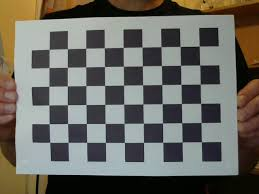
#> input picture ChessBoard_3.jpg, 259 x 194 px, found by its file name
$ jupyter execute TEMP_Undistortion.ipynb
#> lines starting #> are read from the running program, lines starting #| are printed output that depends on the picture
<a href="https://colab.research.google.com/github/mckang6113875/AP_Test_OPEN/blob/main/TEMP_Undistortion.ipynb" target="_parent"></a>

# Chess Board_Correction

[cell 1]
import cv2
import matplotlib.pyplot as plt
image = cv2.imread('/content/AP_Test_OPEN/ChessBoard_3.jpg')
#> image is the input picture: shape (194, 259, 3); mean B, G, R 98.1, 105, 106.2

image = cv2.cvtColor(image, cv2.COLOR_BGR2RGB)

fig = plt.figure(figsize=(25, 10))
plt.imshow(image)
plt.grid(color='white', linestyle='--', linewidth=2)

print(image.shape)
#| (194, 259, 3)

[cell 2]
import numpy as np
import cv2

criteria = (cv2.TERM_CRITERIA_EPS + cv2.TERM_CRITERIA_MAX_ITER, 30, 0.001)
wc = 9
hc = 6

objp = np.zeros((wc*hc,3), np.float32)
objp[:, :2] = np.mgrid[0:wc, 0:hc].T.reshape(-1,2)

objpoints = []
imgpoints = []

_img = cv2.resize(image, dsize = (640, 480), interpolation = cv2.INTER_AREA)
gray = cv2.cvtColor(_img, cv2.COLOR_BGR2GRAY)
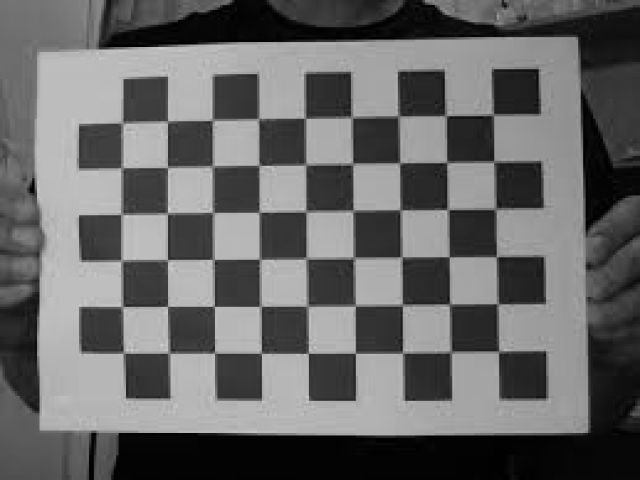
#> gray: shape (480, 640); min 0, max 209, mean 103

ret, corners = cv2.findChessboardCorners(gray, (wc, hc), None)
#> ret = True; corners = 54 rows, first 8: [498.7, 350.8], [452.8, 352.1], [402.3, 353.2], [355.4, 353.4], [308.4, 353.3], [261.4, 353.3], [214.4, 353], [169, 353.6]
print(ret)
#| True

if ret == True:
  objpoints.append(objp)
  corners2 = cv2.cornerSubPix(gray, corners, (10,10), (-1, -1), criteria)
#> corners2 = 54 rows, first 8: [498.7, 351.3], [451.1, 351.8], [402.6, 352.9], [355.4, 353.3], [308.4, 353.2], [261.4, 353.2], [214.5, 353.1], [169, 353]
  imgpoints.append(corners2)

  img = cv2.drawChessboardCorners(_img, (wc, hc), corners2, ret)
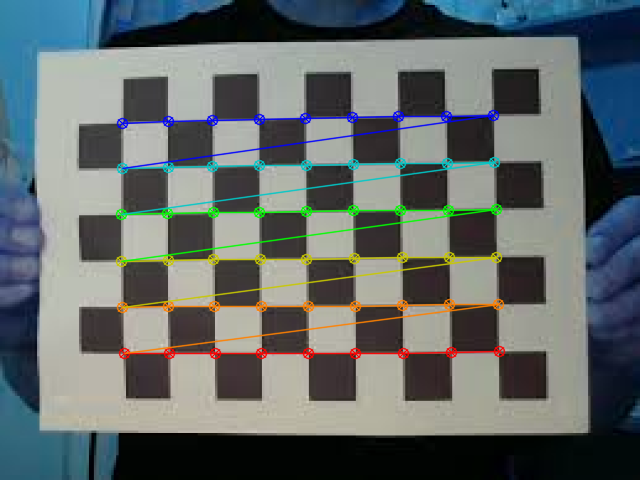
#> img: shape (480, 640, 3); mean of channels 0, 1, 2 105.4, 105.6, 97.9; drawn as B, G, R

  ret, mtx, dist, rvecs, tvecs = cv2.calibrateCamera(objpoints, imgpoints, gray.shape[::-1], None, None)
#> ret = 0.435; mtx = [[493.3, 0, 319.6], [0, 493, 203.7], [0, 0, 1]]; dist = [[-0.128, 0.75, 0.000676, 0.00385, -1.91]]; rvecs = ([0.0367, 0.049, 3.13],); tvecs = ([3.75, 3.1, 10.27],)
  h, w = img.shape[:2]
#> h = 480; w = 640
  newcameramtx, roi = cv2.getOptimalNewCameraMatrix(mtx, dist, (w, h), 0.5)
#> newcameramtx = [[408.1, 0, 350], [0, 444.5, 200.5], [0, 0, 1]]; roi = (86, 17, 529, 432)

  dst = cv2.undistort(img, mtx, dist)
  dst2= cv2.undistort(img, mtx, dist, None, newcameramtx)
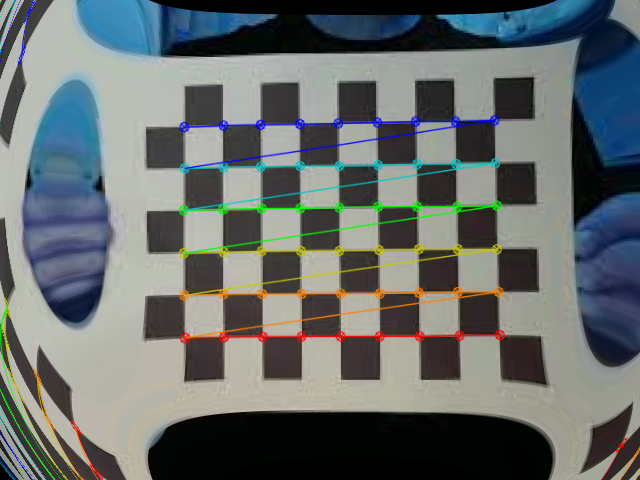
#> dst2: shape (480, 640, 3); mean of channels 0, 1, 2 107.9, 108.5, 102.2; drawn as B, G, R

  fig = plt.figure(figsize=(25, 10))
  plt.subplot(131)
  plt.imshow(image)
  plt.grid(color='white', linestyle='--', linewidth=2)
  plt.subplot(132)
  plt.imshow(dst)
  plt.grid(color='white', linestyle='--', linewidth=2)
  plt.subplot(133)
  plt.imshow(dst2)
  plt.grid(color='white', linestyle='--', linewidth=2)

[cell 3]
import cv2
import matplotlib.pyplot as plt

#img = cv2.imread('/content/AP_Test_OPEN/ViewMode_origin.bmp')
img = cv2.imread('/content/AP_Test_OPEN/ViewMode_R.bmp')
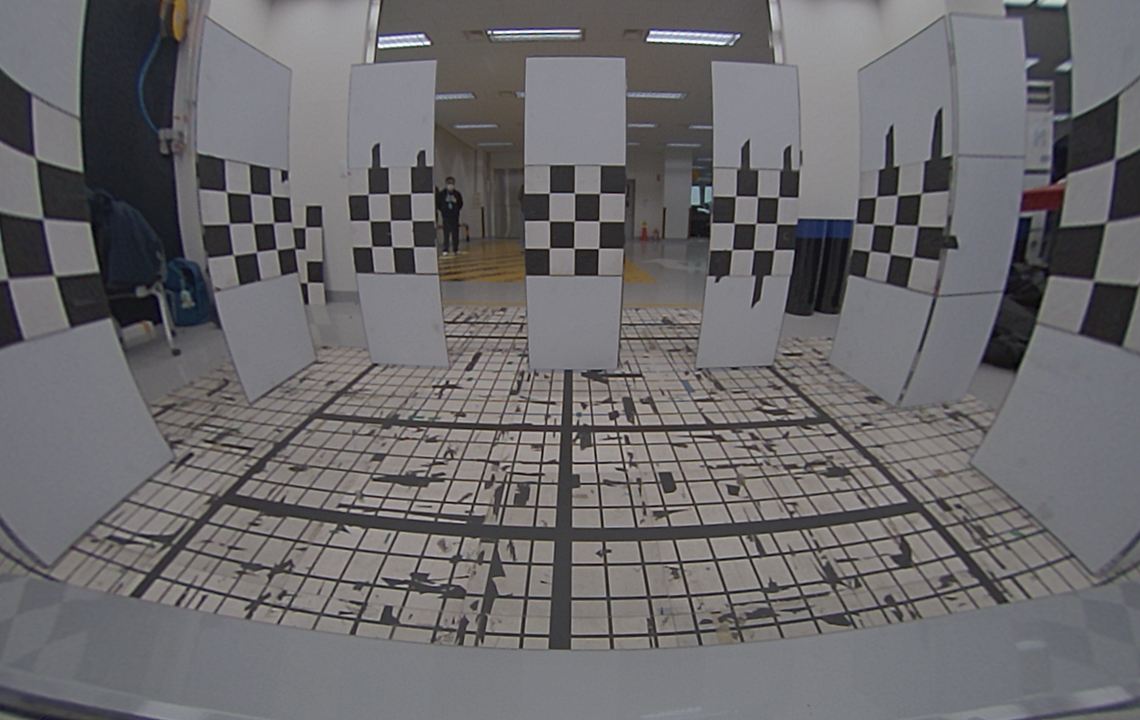
#> input picture ViewMode_R.bmp, 1140 x 720 px, found by its file name
#> img is the input picture: shape (720, 1140, 3); mean B, G, R 108, 105.9, 107.6
original = cv2.imread('/content/AP_Test_OPEN/ViewMode_R.bmp')
original = cv2.cvtColor(img, cv2.COLOR_BGR2RGB)

img2 = cv2.cvtColor(img, cv2.COLOR_BGR2RGB)

fig = plt.figure(figsize=(25, 10))
plt.imshow(img2)
plt.grid(color='white', linestyle='--', linewidth=2)
print(img2.shape)
#| (720, 1140, 3)

[cell 4]
import numpy as np
import cv2

criteria = (cv2.TERM_CRITERIA_EPS + cv2.TERM_CRITERIA_MAX_ITER, 30, 0.001)
wc = 3
hc = 3

objp = np.zeros((wc*hc,3), np.float32)
objp[:, :2] = np.mgrid[0:wc, 0:hc].T.reshape(-1,2)

objpoints = []
imgpoints = []

_img = cv2.resize(img2, dsize = (1140, 720), interpolation = cv2.INTER_AREA)
gray = cv2.cvtColor(_img, cv2.COLOR_BGR2GRAY)
#> gray: shape (720, 1140)

ret, corners = cv2.findChessboardCorners(gray, (wc, hc), None)
#> ret = True; corners = [[226.2, 192.1], [250.4, 193.7], [271.2, 195.6], [229.1, 223.5], [252.9, 223.2], [274.1, 223.2], [233.2, 255], [256.2, 251.7], [276.5, 249.4]]
print(ret)
#| True

if ret == True:
  objpoints.append(objp)
  corners2 = cv2.cornerSubPix(gray, corners, (10,10), (-1, -1), criteria)
#> corners2 = [[226.3, 191.8], [250.4, 193.8], [271.4, 195.6], [229.3, 223.8], [252.9, 223.2], [273.6, 222.7], [233.4, 254.9], [256.5, 251.9], [276.6, 249.3]]
  imgpoints.append(corners2)

  img = cv2.drawChessboardCorners(_img, (wc, hc), corners2, ret)

  ret, mtx, dist, rvecs, tvecs = cv2.calibrateCamera(objpoints, imgpoints, gray.shape[::-1], None, None)
#> ret = 0.364; mtx = [[34.69, 0, 569.5], [0, 752.1, 359.5], [0, 0, 1]]; dist = [[0.000349, -6.09e-06, 4.95e-06, 0.000229, 3.32e-08]]; rvecs = ([-0.651, -1.27, -0.863],); tvecs = ([-130.3, -2.93, 13.17],)
  h, w = img.shape[:2]
#> h = 720; w = 1140
  newcameramtx, roi = cv2.getOptimalNewCameraMatrix(mtx, dist, (w, h), 0.5)
#> newcameramtx = [[41.55, 0, 571.6], [0, 826.8, 359.9], [0, 0, 1]]; roi = (0, 29, 1139, 659)

  dst = cv2.undistort(img, mtx, dist)
#> dst: shape (720, 1140, 3)
  dst2= cv2.undistort(img, mtx, dist, None, newcameramtx)
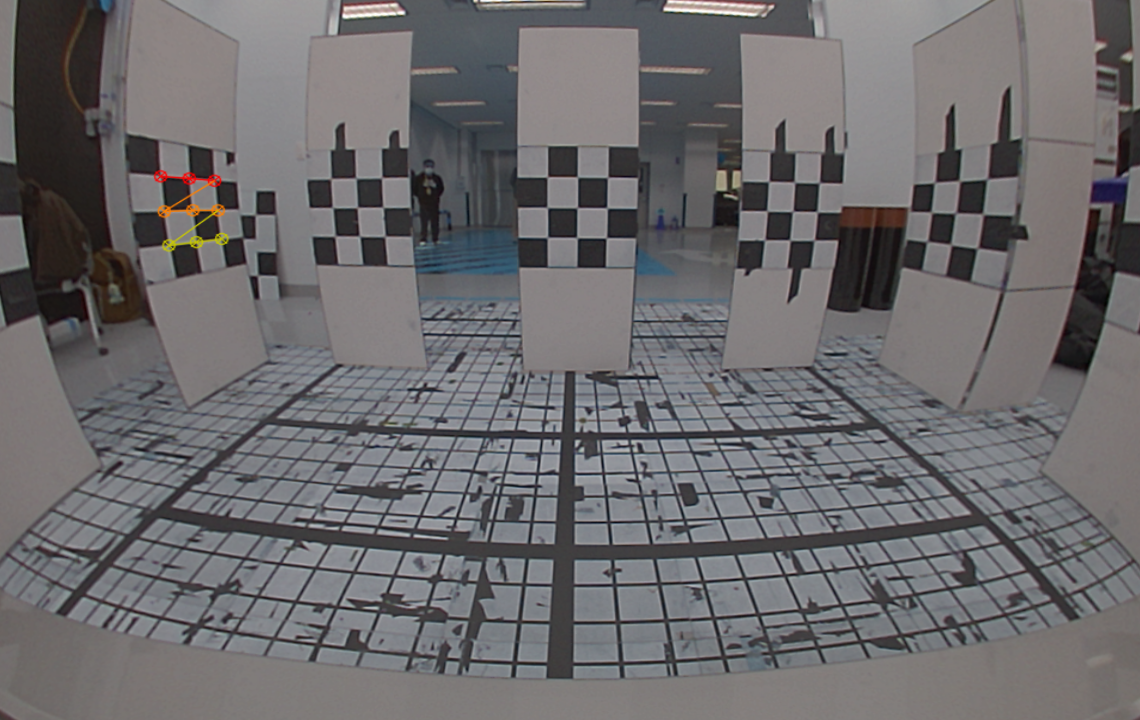
#> dst2: shape (720, 1140, 3); mean of channels 0, 1, 2 108.8, 106.8, 108.4; drawn as B, G, R

  fig = plt.figure(figsize=(25, 10))
  # [5 lines of commented-out code are left out]
  plt.imshow(dst2)
  #plt.grid(color='white', linestyle='--', linewidth=1)
  #plt.xticks(np.arange(0, img2.shape[1], 30))
  #plt.yticks(np.arange(0, img2.shape[0], 30))

[cell 5]
import cv2
import numpy as np
from skimage import io
from skimage import color
from matplotlib import pyplot as plt

# Distortion coefficient Set/up
#k1, k2, k3 = 0.5, 0.2, 0.0 # Barrel distortion
k1, k2, k3 = -0.120, -0.001, 0.0   # Pin-cushion distortion

rows, cols = dst2.shape[:2]
#> rows = 720; cols = 1140

# Create mapping array
mapy, mapx = np.indices((rows, cols),dtype=np.float32)
# np.indices: Return an array representing the indices of a grid

# 1.Normalize -1 to 1 to center point coordinates
# 2.convert to polar coordinates
#mapx = 2*mapx/(cols-1)-1
mapx = 2*mapx/(cols-1)-1
mapy = 2*mapy/(rows-1)-1
r, theta = cv2.cartToPolar(mapx, mapy)
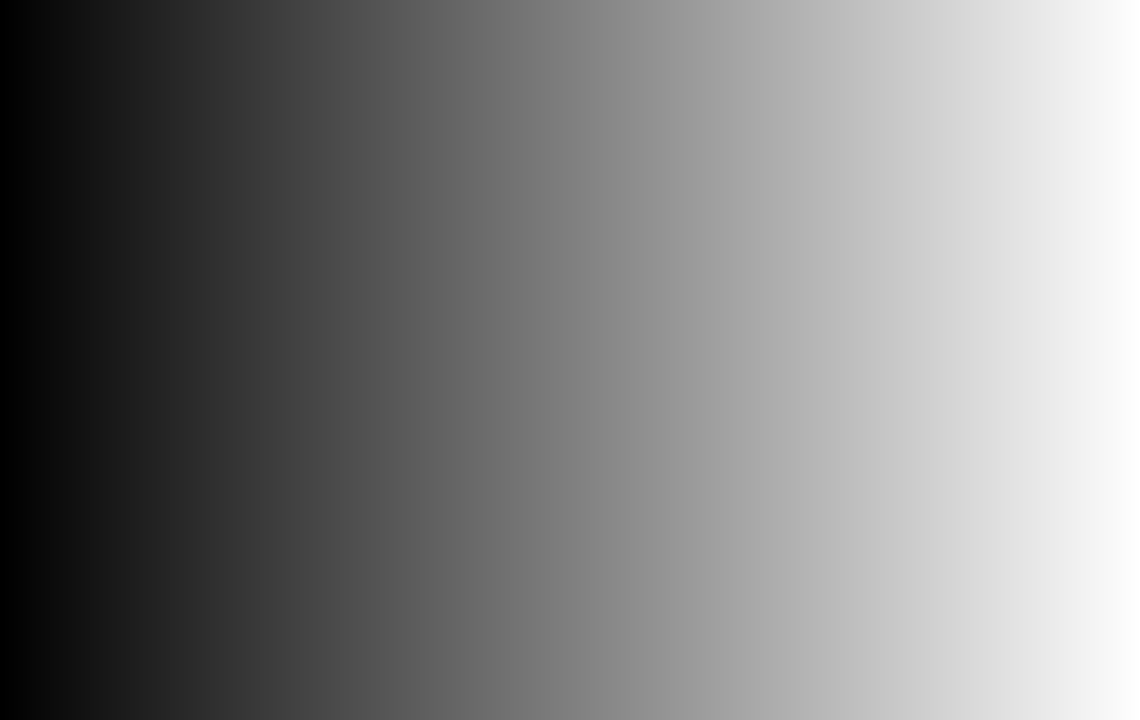
#> mapx: shape (720, 1140) float32; min -1, max 1, mean 6.1e-09; drawn with min black and max white

# Radiation Distortion Calculation
ru = r*(1+k1*(r**2) + k2*(r**4) + k3*(r**6))

# Re-storation - based on Cartesian coordinates and upper left corner
mapx, mapy = cv2.polarToCart(ru, theta)
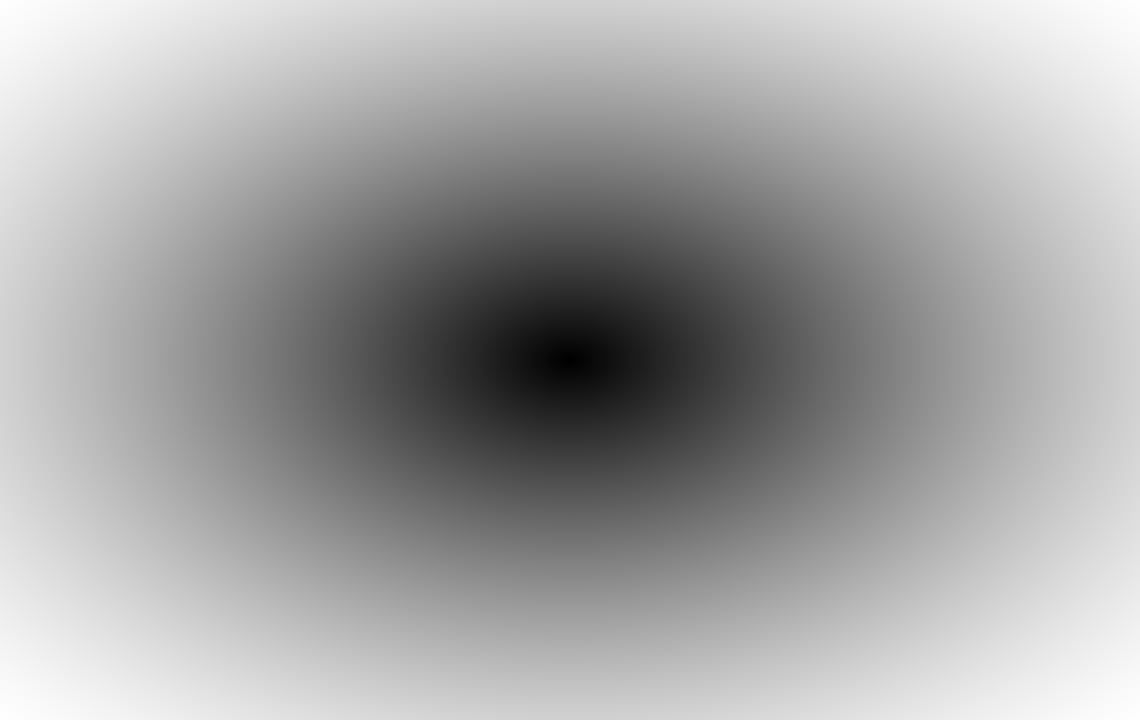
#> ru: shape (720, 1140) float32; min 0.00164, max 1.07, mean 0.69; drawn with min black and max white
mapx = ((mapx + 1)*cols-1)/2
mapy = ((mapy + 1)*rows-1)/2
# Re-mapping
distored = cv2.remap(dst2,mapx,mapy,cv2.INTER_LINEAR)
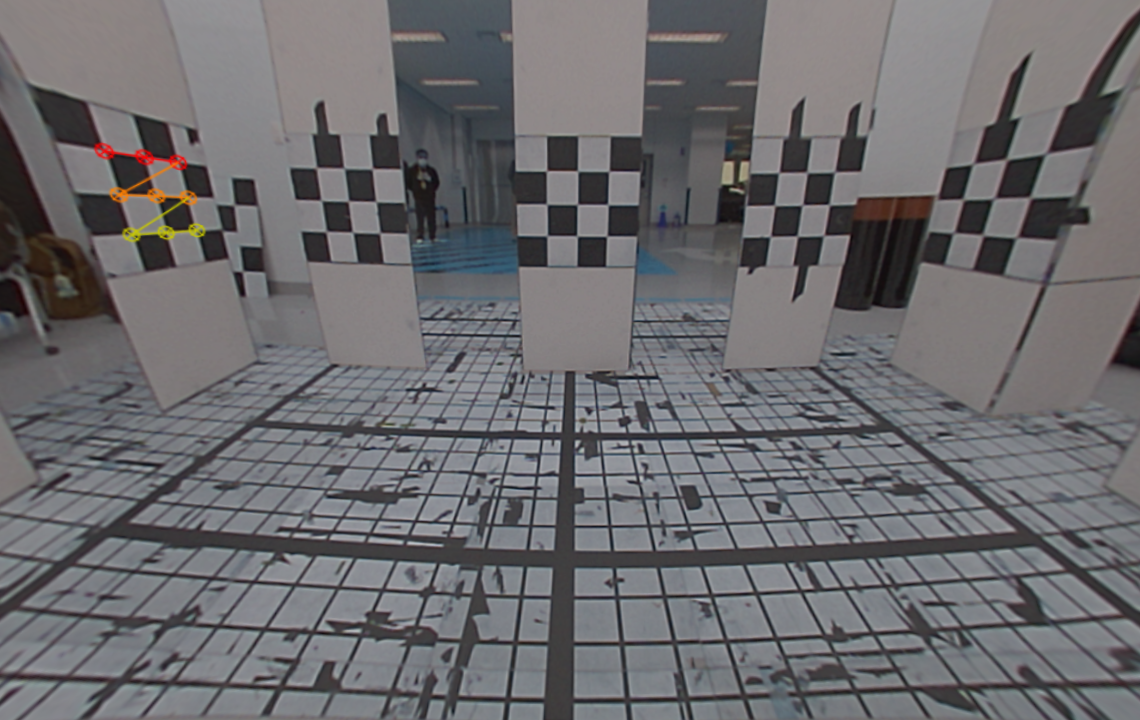
#> distored: shape (720, 1140, 3); mean of channels 0, 1, 2 110.1, 107.3, 108.2; drawn as B, G, R

fig, axs = plt.subplots(1,2, figsize = (25, 15))
axs[0].imshow(original, cmap='gray')
axs[1].imshow(distored, cmap='gray')
#plt.grid(color='white', linestyle='--', linewidth=1)
#plt.xticks(np.arange(0, img2.shape[1], 30))
#plt.yticks(np.arange(0, img2.shape[0], 30))

txt= 'The result of Un-distortion'
plt.figtext(0.5, 0.25, txt, wrap=True, ha='center', fontsize=12)
plt.show
